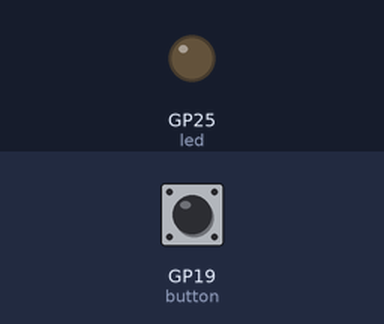
Recording of a program running on a simulated Raspberry Pi Pico running MicroPython. Parts: output pins drawn as LEDs (lit = HIGH). Dashed ring = blinking. Inputs (shaded band) come from the test bench; at power-on: GP19 (button) LOW.

Above: at 1.2 s.
1.3 s: GP19 (button) pulled HIGH for 1 s
At 2.7 s:
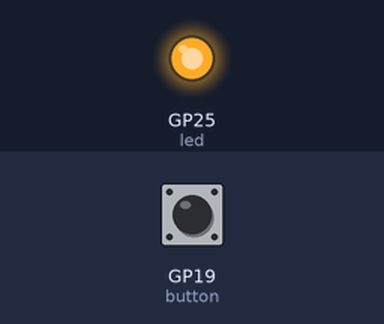
3.8 s: GP19 (button) pulled HIGH for 0.35 s
At 5.2 s:
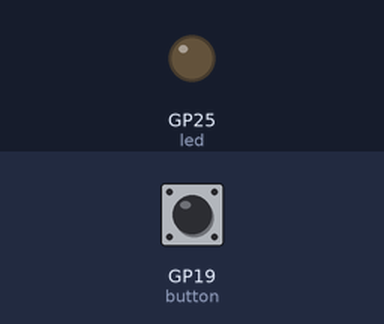
5.6 s: GP19 (button) pulled HIGH for 3.2 s
At 9.0 s:
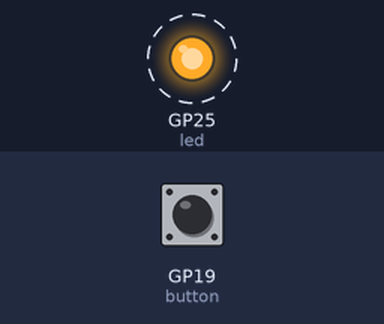
Timing chart, 0 to 10.5 s (numbered marks = the images above; inputs shaded):
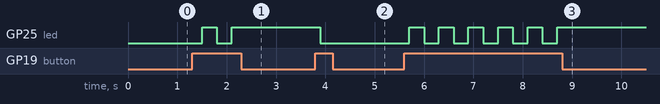

The program:

sample2.py
```python
from machine import Pin
import time


button = Pin(19, Pin.IN, Pin.PULL_DOWN)
led = Pin(25, Pin.OUT)
delaySec = 0.3


while True:
    input_result = button.value()
    if input_result == True:
        led.toggle()

    time.sleep(delaySec)
```

Measured:
- after the input at 1.3 s, GP25 (led): LOW → HIGH after 0.20 s, → LOW 0.30 s later, → HIGH 0.30 s later
- after the input at 3.8 s, GP25 (led): HIGH → LOW after 0.10 s
- after the input at 5.6 s, GP25 (led): alternates HIGH for 0.30 s and LOW for 0.30 s, 11 changes in all, then stays HIGH, starting after 0.10 s
